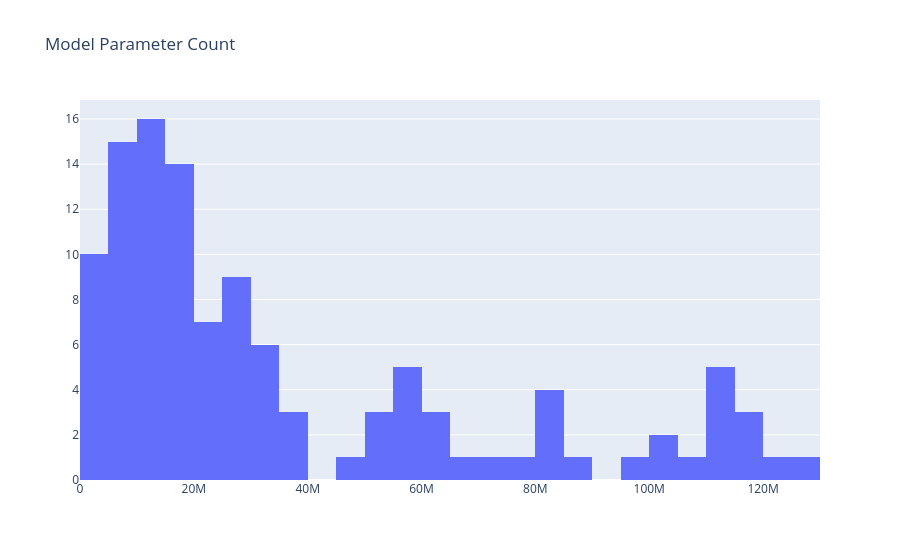

This figure's notebook cell:
### Code cell
fig = go.Figure()
fig.add_trace(go.Histogram(x=df_data["model_dim"], nbinsx=50))
fig.update_layout(
    title="Model Parameter Count", 
)

### Figure 1 — Plotly figure (JSON) as saved in the notebook; plotly's stock layout.template omitted (floating-point values rounded to 4 significant figures; data arrays with more than 128 entries replaced by an {"elided": "..."} marker saying what was removed)
{"data": [{"nbinsx": 50, "type": "histogram", "x": {"elided": "168 int values"}}], "layout": {"title": {"text": "Model Parameter Count"}}}
